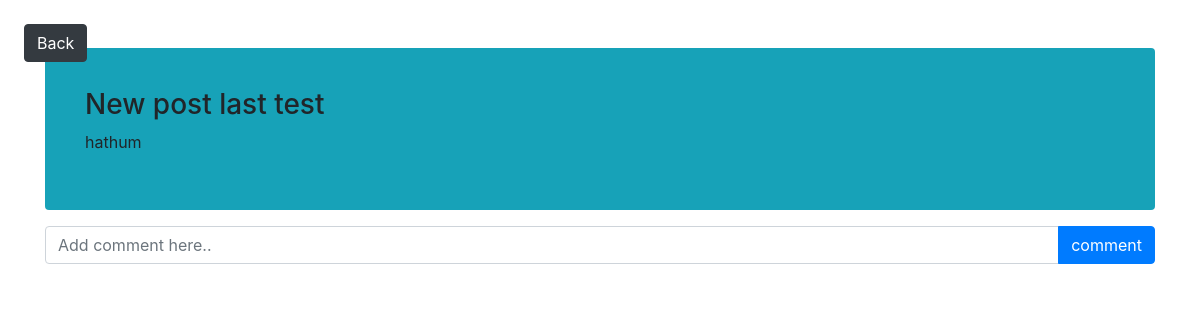
/comment.php?role=New post last test&own=hathum (signed in), run on an earlier commit of the app's database.
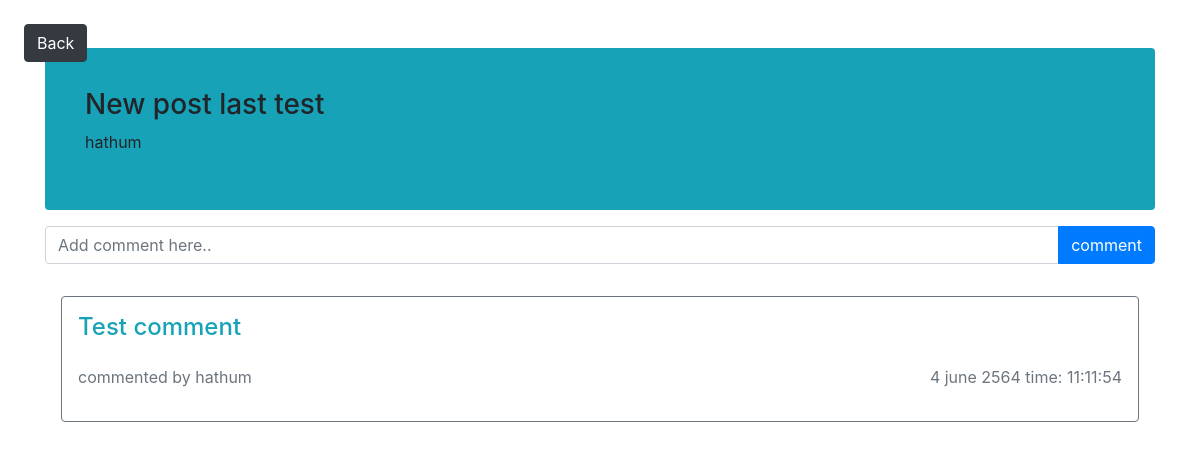
And on a later commit of the database.
### tables this page shows
CREATE TABLE `insidePost` (
  `id` int(11) NOT NULL,
  `topic` varchar(255) NOT NULL,
  `topicown` varchar(100) NOT NULL,
  `comment` varchar(255) NOT NULL,
  `commentown` varchar(100) NOT NULL,
  `like` int(11) NOT NULL,
  `date_create` varchar(100) NOT NULL
);

### comment.php (the view, shortened to what this page needs)
<?php
    require("connect.php");
    $topic = $_SESSION['role'];
    $topicown = $_SESSION['own'];
?>
<!DOCTYPE html>
<html lang="en">
<head>
    <link rel="stylesheet" href="https://maxcdn.bootstrapcdn.com/bootstrap/4.5.2/css/bootstrap.min.css">
</head>
<body>
    <a class="fixed-top text-white rounded p-4" href="index.php">
        <button class="btn btn-dark">Back</button>
    </a>
    <div class="container d-flex-column pt-5">
        <div class="p-4 bg-info rounded">
            <div class="commentheader p-3">
                <h3 class="head-topic"><?php echo $topic; ?></h3>
                <p class="head-topic"><?php echo $topicown; ?></p>
            </div>
        </div>
        <form action="comment_db.php" method="post" class="pt-3">
            <div class="input-group mb-3">
                <input class="form-control" placeholder="Add comment here.." name="textcomment"></input>
                <div class="input-group-append">
                    <button type="submit" name="comment" class="btn btn-primary">comment</button>
                </div>
            </div>
        </form>
        <?php
            $sql = "SELECT `id`, `topic`, `topicown`, `comment`, `commentown`, `like`, `date_create` FROM `insidePost` WHERE topic='$topic' AND topicown='$topicown' ORDER BY id DESC";
            $objQuery = mysqli_query($conn, $sql);
        ?>
        <div name="commentContainer" class="commentContainer">
            <?php while($objResult = mysqli_fetch_array($objQuery)) { ?>
            <div class="p-3">
                <div class="thiscomment border border-secondary p-3 rounded">
                    <h4 name="comment" class="comment text-info"><?php echo $objResult["comment"]; ?></h4>
                    <div class="d-flex justify-content-between pt-3 text-muted">
                        <p>commented by <?php echo $objResult["commentown"]; ?></p>
                        <p><?php echo $objResult["date_create"]; ?></p>
                    </div>
                </div>
            </div>
            <?php } ?>
        </div>
    </div>
</body>
</html>

What changed in the data, as far as the page shows it:
added insidepost: comment "Test comment", commentown "hathum", date_create "4 june 2564 time: 11:11:54"
